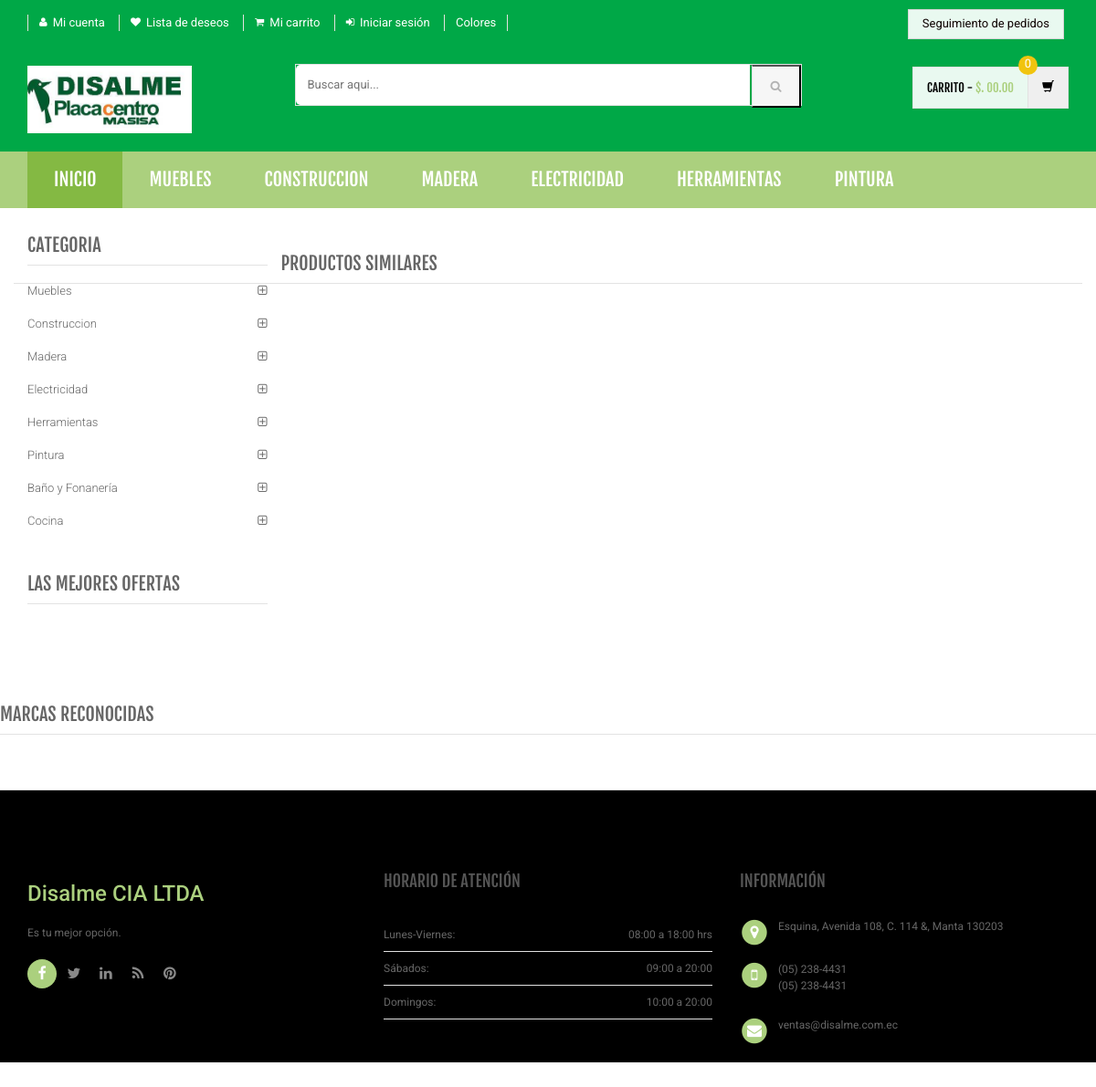
Page /product-details.php on the committed database.
### tables this page shows
CREATE TABLE `category` (
  `id` int(11) NOT NULL,
  `categoryName` varchar(255) DEFAULT NULL,
  `categoryDescription` longtext DEFAULT NULL,
  `creationDate` timestamp NOT NULL DEFAULT current_timestamp(),
  `updationDate` varchar(255) DEFAULT NULL
);

### product-details.php (the view, shortened to what this page needs)
<?php
include('includes/config.php');
?>
<!DOCTYPE html>
<html lang="es">
	<head>
	    <link rel="stylesheet" href="assets/css/bootstrap.min.css">
	    <link rel="stylesheet" href="assets/css/main.css">
	    <link rel="stylesheet" href="assets/css/green.css">
	    <link rel="stylesheet" href="assets/css/owl.carousel.css">
		<link rel="stylesheet" href="assets/css/owl.transitions.css">
		<link href="assets/css/lightbox.css" rel="stylesheet">
		<link rel="stylesheet" href="assets/css/animate.min.css">
		<link rel="stylesheet" href="assets/css/rateit.css">
		<link rel="stylesheet" href="assets/css/bootstrap-select.min.css">
		<link rel="stylesheet" href="assets/css/config.css">
		<link href="assets/css/green.css" rel="alternate stylesheet" title="Green color">
		<link href="assets/css/blue.css" rel="alternate stylesheet" title="Blue color">
		<link href="assets/css/red.css" rel="alternate stylesheet" title="Red color">
		<link href="assets/css/orange.css" rel="alternate stylesheet" title="Orange color">
		<link href="assets/css/dark-green.css" rel="alternate stylesheet" title="Darkgreen color">
		<link rel="stylesheet" href="assets/css/font-awesome.min.css">
	</head>
    <body class="cnt-home">
<header class="header-style-1">
<?php include('includes/top-header.php');?>
<?php include('includes/main-header.php');?>
<?php include('includes/menu-bar.php');?>
</header>
<div class="body-content outer-top-xs">
	<div class='container'>
		<div class='row single-product outer-bottom-sm '>
			<div class='col-md-3 sidebar'>
				<div class="sidebar-module-container">
<div class="sidebar-widget outer-bottom-xs wow fadeInUp">
	<h3 class="section-title">Categoria</h3>
	<div class="sidebar-widget-body m-t-10">
		<div class="accordion">
		            <?php $sql=mysqli_query($con,"select id,categoryName  from category");
while($row=mysqli_fetch_array($sql))
{
    ?>
	    	<div class="accordion-group">
	            <div class="accordion-heading">
	                <a href="category.php?cid=<?php echo $row['id'];?>"  class="accordion-toggle collapsed">
	                   <?php echo $row['categoryName'];?>
	                </a>
	            </div>
	        </div>
	        <?php } ?>
	    </div>
	</div>
</div>
<div class="sidebar-widget hot-deals wow fadeInUp">
	<h3 class="section-title">LAS MEJORES OFERTAS</h3>
</div>
				</div>
			</div>
<section class="section featured-product wow fadeInUp">
	<h3 class="section-title">Productos similares </h3>
</section>
			</div>
		</div>
<?php include('includes/brands-slider.php');?>
</div>
<?php include('includes/footer.php');?>
</body>
</html>

### includes/menu-bar.php (shortened to what this page needs)
<div class="header-nav animate-dropdown">
    <div class="container">
        <div class="yamm navbar navbar-default" role="navigation">
            <div class="nav-bg-class">
                <div class="navbar-collapse collapse" id="mc-horizontal-menu-collapse">
	<div class="nav-outer">
		<ul class="nav navbar-nav">
			<li class="active dropdown yamm-fw">
				<a href="index" data-hover="dropdown" class="dropdown-toggle">Inicio</a>
			</li>
              <?php $sql=mysqli_query($con,"select id,categoryName  from category limit 6");
while($row=mysqli_fetch_array($sql))
{
    ?>
			<li class="dropdown yamm">
				<a href="category.php?cid=<?php echo $row['id'];?>"> <?php echo $row['categoryName'];?></a>
			</li>
			<?php } ?>
		</ul>
		<div class="clearfix"></div>
	</div>
</div>
            </div>
        </div>
    </div>
</div>

### assets/css/green.css (style rules this page uses)
a { color: #abd07e; }
.header-style-1 .header-nav { background: #abd07e; }
.cnt-home .header-style-1 .header-nav .navbar .navbar-nav > li.active { background: #84b943; }
.sidebar .sidebar-module-container .sidebar-widget .sidebar-widget-body .accordion .accordion-group .accordion-heading .accordion-toggle, .sidebar .sidebar-module-container .sidebar-widget .sidebar-widget-body .accordion .accordion-group .accordion-heading .accordion-toggle:hover, .sidebar .sidebar-module-container .sidebar-widget .sidebar-widget-body .accordion .accordion-group .accordion-heading .accordion-toggle:focus, .sidebar .sidebar-module-container .sidebar-widget .sidebar-widget-body .accordion .accordion-group .accordion-heading .accordion-toggle:after { color: #abd07e; }

### assets/css/lightbox.css (style rules this page uses)
body:after { content: url(../images/close.png) url(../images/loading.gif) url(../images/prev.png) url(../images/next.png); display: none; }

### assets/css/blue.css (style rules this page uses)
a { color: #3498db; }
.header-style-1 .header-nav { background: #3498db; }
.cnt-home .header-style-1 .header-nav .navbar .navbar-nav > li.active { background: #1d6ca1; }
.sidebar .sidebar-module-container .sidebar-widget .sidebar-widget-body .accordion .accordion-group .accordion-heading .accordion-toggle, .sidebar .sidebar-module-container .sidebar-widget .sidebar-widget-body .accordion .accordion-group .accordion-heading .accordion-toggle:hover, .sidebar .sidebar-module-container .sidebar-widget .sidebar-widget-body .accordion .accordion-group .accordion-heading .accordion-toggle:focus, .sidebar .sidebar-module-container .sidebar-widget .sidebar-widget-body .accordion .accordion-group .accordion-heading .accordion-toggle:after { color: #3498db; }

### assets/css/red.css (style rules this page uses)
a { color: #ff6c6c; }
.header-style-1 .header-nav { background: #ff6c6c; }
.cnt-home .header-style-1 .header-nav .navbar .navbar-nav > li.active { background: #ff1a1a; }
.sidebar .sidebar-module-container .sidebar-widget .sidebar-widget-body .accordion .accordion-group .accordion-heading .accordion-toggle, .sidebar .sidebar-module-container .sidebar-widget .sidebar-widget-body .accordion .accordion-group .accordion-heading .accordion-toggle:hover, .sidebar .sidebar-module-container .sidebar-widget .sidebar-widget-body .accordion .accordion-group .accordion-heading .accordion-toggle:focus, .sidebar .sidebar-module-container .sidebar-widget .sidebar-widget-body .accordion .accordion-group .accordion-heading .accordion-toggle:after { color: #ff6c6c; }

### assets/css/orange.css (style rules this page uses)
a { color: #f39c12; }
.header-style-1 .header-nav { background: #f39c12; }
.cnt-home .header-style-1 .header-nav .navbar .navbar-nav > li.active { background: #ab6c09; }
.sidebar .sidebar-module-container .sidebar-widget .sidebar-widget-body .accordion .accordion-group .accordion-heading .accordion-toggle, .sidebar .sidebar-module-container .sidebar-widget .sidebar-widget-body .accordion .accordion-group .accordion-heading .accordion-toggle:hover, .sidebar .sidebar-module-container .sidebar-widget .sidebar-widget-body .accordion .accordion-group .accordion-heading .accordion-toggle:focus, .sidebar .sidebar-module-container .sidebar-widget .sidebar-widget-body .accordion .accordion-group .accordion-heading .accordion-toggle:after { color: #f39c12; }

### assets/css/dark-green.css (style rules this page uses)
a { color: #12cca7; }
.header-style-1 .header-nav { background: #12cca7; }
.cnt-home .header-style-1 .header-nav .navbar .navbar-nav > li.active { background: #0b816a; }
.sidebar .sidebar-module-container .sidebar-widget .sidebar-widget-body .accordion .accordion-group .accordion-heading .accordion-toggle, .sidebar .sidebar-module-container .sidebar-widget .sidebar-widget-body .accordion .accordion-group .accordion-heading .accordion-toggle:hover, .sidebar .sidebar-module-container .sidebar-widget .sidebar-widget-body .accordion .accordion-group .accordion-heading .accordion-toggle:focus, .sidebar .sidebar-module-container .sidebar-widget .sidebar-widget-body .accordion .accordion-group .accordion-heading .accordion-toggle:after { color: #12cca7; }

### rows in the picture
category: categoryName "MUEBLES", categoryName "Muebles"
category: categoryName "CONSTRUCCION", categoryName "Construccion"
category: categoryName "MADERA", categoryName "Madera"
category: categoryName "ELECTRICIDAD", categoryName "Electricidad"
category: categoryName "HERRAMIENTAS", categoryName "Herramientas"
category: categoryName "PINTURA", categoryName "Pintura"
category: categoryName "Baño y Fonanería"
category: categoryName "Cocina"
